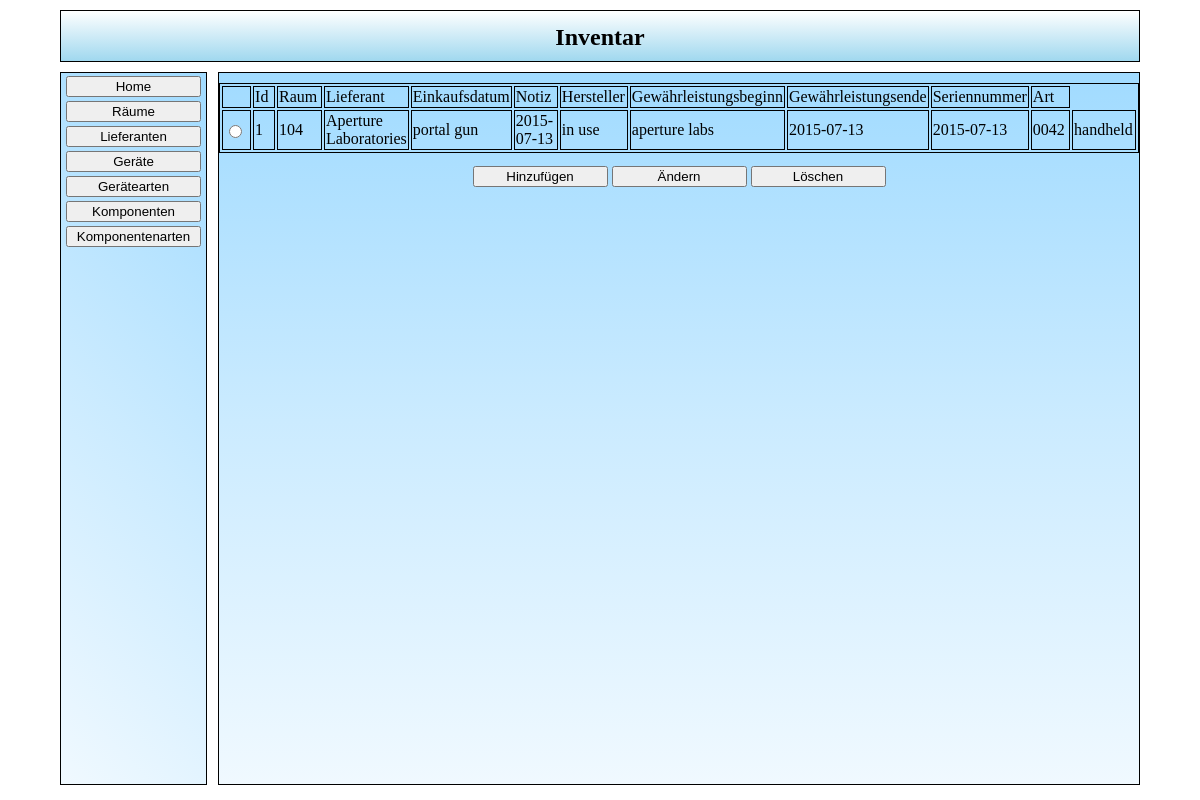
Page /src/php/fro_Auswahl.php?action=list&table=geraete on the committed database.
### tables this page shows
CREATE TABLE IF NOT EXISTS `tbl_geraete` (
`geraete_id` int(11) NOT NULL,
  `raum_fk` int(11) DEFAULT NULL,
  `lieferant_fk` int(11) DEFAULT NULL,
  `geraet_name` text,
  `geraet_ek_datum` date DEFAULT NULL,
  `geraet_notiz` text,
  `geraet_hersteller` text,
  `geraet_gewaehr_beginn` date DEFAULT NULL,
  `geraet_gewaehr_ende` date DEFAULT NULL,
  `geraete_seriennummer` text,
  `geraete_art_fk` int(11) DEFAULT NULL
);

CREATE TABLE IF NOT EXISTS `tbl_raeume` (
`raum_id` int(11) NOT NULL,
  `raum_notiz` text,
  `raum_name` text,
  `raum_stockwerk` text
);

CREATE TABLE IF NOT EXISTS `tbl_lieferanten` (
`lieferant_id` int(11) NOT NULL,
  `lieferant_firmenname` text,
  `lieferant_vorname` text,
  `lieferant_nachname` text,
  `lieferant_plz` int(11) DEFAULT NULL,
  `lieferant_ort` text,
  `lieferant_strasse` text
);

CREATE TABLE IF NOT EXISTS `tbl_geraete_art` (
`geraete_art_id` int(11) NOT NULL,
  `geraete_art_name` text
);

### src/lib/plotting/forms.php (called while the page is built, shortened)
<?php
function get($key, $default)
{
    if(isset($_GET[$key]))
    {
	return htmlspecialchars($_GET[$key]);
    }
}
class form
{
    public function start($action, $method)
    {
	$additional = "";
	if((isset($method))&&($method != ""))
	{
	    $additional .= "method='".$method."' ";
	}
	\utility\html\openTag("form", "", $additional);
	return $this;
    }
    public function addInput($type,$name,$value)
    {
	$additional = "type='".$type."' name='".$name."'";
	if((isset($value))&&($value != ""))
	{
	    $additional .= " value='".$value."'";
	}
	\utility\html\singleTag("input", "", $additional);
	return $this;
    }
}

### src/php/sql_main.php (called while the page is built, shortened)
<?php
function func_a_getGeraete()
{
    $txt_sql_statement = "SELECT tbl_geraete.geraete_id, tbl_raeume.raum_name, tbl_lieferanten.lieferant_firmenname, tbl_geraete.geraet_name, tbl_geraete.geraet_ek_datum, tbl_geraete.geraet_notiz, tbl_geraete.geraet_hersteller, tbl_geraete.geraet_gewaehr_beginn, tbl_geraete.geraet_gewaehr_ende, tbl_geraete.geraete_seriennummer, tbl_geraete_art.geraete_art_name   "
			."FROM biscuit.tbl_geraete "
			."left join tbl_raeume on tbl_raeume.raum_id = tbl_geraete.raum_fk "
			."left join tbl_lieferanten on tbl_lieferanten.lieferant_id = tbl_geraete.lieferant_fk "
			."left join tbl_geraete_art on tbl_geraete_art.geraete_art_id = tbl_geraete.geraete_art_fk;";
    $a_sql_ausgabe = array();
    $a_sql_result = mysql_query($txt_sql_statement)
            or die ("Anfrage Fehlgeschlagen");
    while($a_sql_cache = mysql_fetch_assoc($a_sql_result))
    {
	$a_sql_ausgabe[] = $a_sql_cache;
    }
    return $a_sql_ausgabe;
}

### src/php/log_Liste.php (the view, shortened to what this page needs)
<?php
require_once "sql_main.php";
$oFormular = new \utility\forms\form();
$oFormular->start("", "get");
$oTabelle = new \utility\tables\table();
$oTabelle->start(true, "liste");
$oTabelle->startRow();
$oTabelle->addCell("");
foreach ($aErgebnis_attribute as $mAttribut)
{
    $oTabelle->addCell($mAttribut);
}
foreach ($aErgebnisse as $aErgebnis)
{
    reset($aErgebnis);
    $oFormular->addInput("radio", "selektiert", $aErgebnis[key($aErgebnis)]);
    foreach ($aErgebnis as $sIndex => $mData)
    {
	echo $mData;
    }
}
require_once './fro_Auswahl_buttons.php';

### src/php/fro_Auswahl.php (shortened to what this page needs)
<!DOCTYPE>
<html >
<head>
    <link href="../css/main.css" rel="stylesheet" type="text/css"/>
</head>
<body>
    <div id="main" >
        <div id="Header" >
            <h2 align="center">Inventar</h2>
        </div>
        <div id="left">
            <table border="0" align="center">
                <tr>
                    <td><a href="fro_Auswahl.php"><button>Home</button></a></td>
                </tr>
                <tr>
                    <td><a href="fro_Auswahl.php?action=list&table=raeume"><button>R&auml;ume</button></a></td>
                </tr>
                <tr>
                    <td><a href="fro_Auswahl.php?action=list&table=lieferanten"><button>Lieferanten</button></a></td>
                </tr>
                <tr>
                    <td><a href="fro_Auswahl.php?action=list&table=geraete"><button>Ger&auml;te</button></a></td>
                </tr>
                <tr>
                    <td><a href="fro_Auswahl.php?action=list&table=geraetearten"><button>Ger&auml;tearten</button></a></td>
                </tr>
                <tr>
                    <td><a href="fro_Auswahl.php?action=list&table=komponenten"><button>Komponenten</button></a></td>
                </tr>
                <tr>
                    <td><a href="fro_Arten.php"><button>Komponentenarten</button></a></td>
                </tr>
            </table>
        </div>
        <div id="right">
        <?php
        require_once "./sql_main.php";
        if($s_action = \utility\forms\get("action", false))
        {
            switch($s_action)
            {
                case "list":
                    func_v_list();
                    break;
            }
        }
        function func_v_list()
        {
            if($s_table = \utility\forms\get("table", false))
            {
                $a_table_attributes = [
                    "lieferanten"	=>  [
                        "Id",
                        "Firmenname",
                        "Vorname",
                        "Nachname",
                        "Postleitzahl",
                        "Ort",
                        "Strasse",
                    ],
                    "raeume"	=>  [
                        "Id",
                        "Notiz",
                        "Name",
                    ],
                    "geraete"	=>  [
                        "Id",
                        "Raum",
                        "Lieferant",
                        "Einkaufsdatum",
                        "Notiz",
                        "Hersteller",
                        "Gewährleistungsbeginn",
                        "Gewährleistungsende",
                        "Seriennummer",
                        "Art",
                    ],
                    "komponenten"	=>  [
                        "Id",
                        "Name",
                        "Bestand",
                        "Art"
                    ],
                ];
                $a_table_links = [
                    "lieferanten"	=>  "func_a_getLieferanten",
                    "raeume"	=>  "func_a_getRaeume",
                    "geraete"	=>  "func_a_getGeraete",
                    "komponenten"	=>  "func_a_getKomponenten"
                ];
                if(isset($a_table_links[$s_table]))
                {
                    $aErgebnisse = call_user_func($a_table_links[$s_table]);
                    $aErgebnis_attribute = $a_table_attributes[$s_table];
                    include "log_Liste.php";
                }
                else
                {
                    func_v_invalid();
                }
            }
            else
            {
                func_v_invalid();
            }
        }
        ?>
        </div>
    </div>
</body>
</html>

### src/lib/plotting/html.php (shortened to what this page needs)
<?php
function openTag($tag, $class = "", $additional = "")
{
    if((isset($tag))&&($tag != ""))
    {
	echo "<".$tag;
	if((isset($class))&&($class != ""))
	{
	    echo " class='".$class."'";
	}
	if((isset($additional))&&($additional != ""))
	{
	    echo " ".$additional;
	}
	echo ">";
    }
}
function closeTag($tag)
{
    if((isset($tag))&&($tag != ""))
    {
	echo "</".$tag.">";
    }
}
function singleTag($tag, $class, $additional)
{
        if((isset($tag))&&($tag != ""))
	{
	    echo "<".$tag;
	    if((isset($class))&&($class != ""))
	    {
		echo " class='".$class."'";
	    }
	    if((isset($additional))&&($additional != ""))
	    {
		echo " ".$additional;
	    }
	    echo "/>";
	}
}

### src/lib/plotting/tables.php (shortened to what this page needs)
<?php
class table
{
    private $started = false;
    private $rowstarted = false;
    private $cellstarted = false;
    public function start($border = false, $class="")
    {
	if($this->started == false)
	{
	    if(!$border)
	    {
		\utility\html\openTag("table", $class);
	    }
	    else
	    {
		\utility\html\openTag("table", $class, "border='1'");
	    }
	    $this->started = true;
	}
	else
	{
	    return false;
	}
	return $this;
    }
    public function end()
    {
	if(($this->started == true)&&($this->rowstarted == false)&&($this->cellstarted == false))
	{
	    $this->started = false;
	}
	else
	{
	    return false;
	}
	return $this;
    }
    public function startRow($class = "")
    {
	if(($this->started == true)&&($this->rowstarted == false))
	{
	    $this->rowstarted = true;
	}
	else
	{
	    return false;
	}
	return $this;
    }
    public function endRow()
    {
	if($this->rowstarted == true)
	{
	    $this->rowstarted = false;
	}
	else
	{
	    return false;
	}
	return $this;
    }
    public function startCell()
    {
	if(($this->rowstarted == true)&&($this->cellstarted == false))
	{
	    $this->cellstarted = true;
	}
	else
	{
	    return false;
	}
	return $this;
    }
    public function printCellContent($string)
    {
	if(($this->cellstarted == true)&&(isset($string)))
	{
	    echo $string;
	}
	else
	{
	    return false;
	}
	return $this;
    }
    public function endCell()
    {
	if($this->cellstarted == true)
	{
	    \utility\html\closeTag("td");
	    $this->cellstarted = false;
	}
	else
	{
	    return false;
	}
	return $this;
    }
    public function addCell($string)
    {
	$this->endCell();
	return $this;
    }
}

### src/php/fro_Auswahl_buttons.php
<table border="0" class="auswahl_buttons">
    <tr>
        <td><input type="submit" name="action" value="Hinzuf&uuml;gen"/></td>
        <td><input type="submit" name="action" value="&Auml;ndern"/></td>
        <td><input type="submit" name="action" value="L&ouml;schen"/></td>
    </tr>
</table>

### src/css/main.css (style rules this page uses)
body { padding: 0; margin: 0; }
#main { margin: auto; width: 1080px; }
#Header { position: relative; top: 10px; height: 50px; margin: auto; border: 1px solid black; background: #feffff; background: -moz-linear-gradient(top, #feffff 0%, #ddf1f9 35%, #a0d8ef 100%); background: -webkit-gradient(linear, left top, left bottom, color-stop(0%,#feffff), color-stop(35%,#ddf1f9), color-stop(100%,#a0d8ef)); background: -webkit-linear-gradient(top, #feffff 0%,#ddf1f9 35%,#a0d8ef 100%); background: -o-linear-gradient(top, #feffff 0%,#ddf1f9 35%,#a0d8ef 100%); background: -ms-linear-gradient(top, #feffff 0%,#ddf1f9 35%,#a0d8ef 100%); background: linear-gradient(to bottom, #feffff 0%,#ddf1f9 35%,#a0d8ef 100%); filter: progid:DXImageTransform.Microsoft.gradient( startColorstr='#feffff', endColorstr='#a0d8ef',GradientType=0 ); }
#Header h2 { position: relative; top: -7px; }
#left { position: relative; top: 20px; width: 145px; float: left; border: 1px solid black; text-align: center; background: rgb(240,249,255); background: -moz-linear-gradient(45deg, rgba(240,249,255,1) 0%, rgba(203,235,255,1) 49%, rgba(161,219,255,1) 100%); background: -webkit-gradient(linear, left bottom, right top, color-stop(0%,rgba(240,249,255,1)), color-stop(49%,rgba(203,235,255,1)), color-stop(100%,rgba(161,219,255,1))); background: -webkit-linear-gradient(45deg, rgba(240,249,255,1) 0%,rgba(203,235,255,1) 49%,rgba(161,219,255,1) 100%); background: -o-linear-gradient(45deg, rgba(240,249,255,1) 0%,rgba(203,235,255,1) 49%,rgba(161,219,255,1) 100%); background: -ms-linear-gradient(45deg, rgba(240,249,255,1) 0%,rgba(203,235,255,1) 49%,rgba(161,219,255,1) 100%); background: linear-gradient(45deg, rgba(240,249,255,1) 0%,rgba(203,235,255,1) 49%,rgba(161,219,255,1) 100%); filter: progid:DXImageTransform.Microsoft.gradient( startColorstr='#f0f9ff', endColorstr='#a1dbff',GradientType=1 ); }
#right { position: relative; top: 20px; width: 920px; height: 100%; border: 1px solid black; float: right; background: rgb(161,219,255); background: -moz-linear-gradient(top, rgba(161,219,255,1) 0%, rgba(203,235,255,1) 49%, rgba(240,249,255,1) 100%); background: -webkit-gradient(linear, left top, left bottom, color-stop(0%,rgba(161,219,255,1)), color-stop(49%,rgba(203,235,255,1)), color-stop(100%,rgba(240,249,255,1))); background: -webkit-linear-gradient(top, rgba(161,219,255,1) 0%,rgba(203,235,255,1) 49%,rgba(240,249,255,1) 100%); background: -o-linear-gradient(top, rgba(161,219,255,1) 0%,rgba(203,235,255,1) 49%,rgba(240,249,255,1) 100%); background: -ms-linear-gradient(top, rgba(161,219,255,1) 0%,rgba(203,235,255,1) 49%,rgba(240,249,255,1) 100%); background: linear-gradient(to bottom, rgba(161,219,255,1) 0%,rgba(203,235,255,1) 49%,rgba(240,249,255,1) 100%); filter: progid:DXImageTransform.Microsoft.gradient( startColorstr='#a1dbff', endColorstr='#f0f9ff',GradientType=0 ); }
button, input[type="submit"], input[type="reset"] { width: 135px; }
table.liste { position: relative; margin: auto; top: 10px; border: 1px solid black; }
table.liste td { border: 1px solid black; width: 75px; }
table.auswahl_buttons { position: relative; margin: auto; top: 20px; }

### rows in the picture
tbl_geraete: geraete_id "1", raum_fk.raum_name "104", lieferant_fk.lieferant_firmenname "Aperture Laboratories", geraet_name "portal gun", geraet_ek_datum "2015-07-13", geraet_notiz "in use", geraet_hersteller "aperture labs", geraet_gewaehr_beginn "2015-07-13", geraet_gewaehr_ende "2015-07-13", geraete_seriennummer "0042", geraete_art_fk.geraete_art_name "handheld"

### other values in the picture
$string "Id"
$string "Raum"
$string "Lieferant"
$string "Einkaufsdatum"
$string "Notiz"
$string "Hersteller"
$string "Gewährleistungsbeginn"
$string "Gewährleistungsende"
$string "Seriennummer"
$string "Art"
